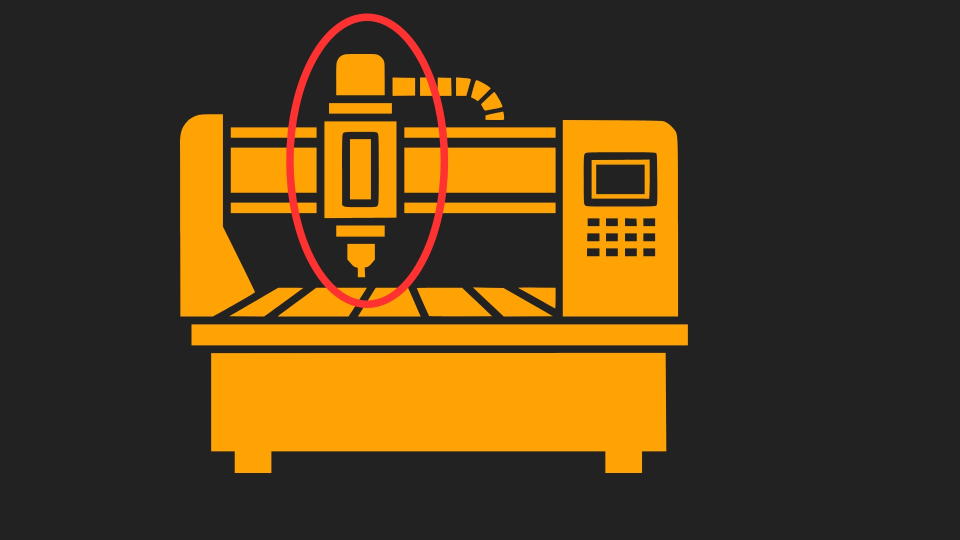
#> input picture decks/mira-launch/assets/mira-print.jpg, 1920 x 1080 px (shown at 1/2 size)
$ python extract_palette.py ../../../decks/mira-launch/assets/mira-print.jpg
#> lines starting #> are read from the running program, lines starting #| are printed output that depends on the picture
#!/usr/bin/env python3
"""
Extrai as cores dominantes de uma imagem usando K-Means clustering.

Uso:
    python extract_palette.py <caminho_da_imagem> [--colors 6] [--format hex|rgb|json]

Saída:
    Lista de cores dominantes ordenadas por frequência.
"""

import sys
import json
import argparse
from pathlib import Path


def extract_palette(image_path: str, n_colors: int = 6) -> list[dict]:
    """Extrai cores dominantes usando K-Means."""
#> called with n_colors = 6
    from PIL import Image
    import numpy as np

    img = Image.open(image_path).convert("RGB")
#> img is the input picture: PIL image 1920x1080 RGB; mean R, G, B 86.1, 63.2, 27.4

    # Redimensionar para acelerar o clustering
    max_dim = 200
    if max(img.size) > max_dim:
        ratio = max_dim / max(img.size)
#> ratio = 0.104
        new_size = (int(img.size[0] * ratio), int(img.size[1] * ratio))
#> new_size = (200, 112)
        img = img.resize(new_size, Image.LANCZOS)
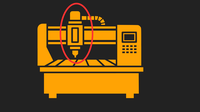
#> img: PIL image 200x112 RGB; mean R, G, B 85.3, 63.2, 27.4

    pixels = np.array(img).reshape(-1, 3).astype(float)

    # K-Means simples (sem sklearn para menos dependências)
    # Inicializar centroids aleatoriamente
    np.random.seed(42)
    indices = np.random.choice(len(pixels), n_colors, replace=False)
#> indices = [11830, 8573, 6586, 9234, 16570, 10319]
    centroids = pixels[indices].copy()
#> centroids = [[34, 34, 34], [34, 34, 34], [34, 34, 34], [34, 34, 34], [34, 34, 34], [252, 161, 4]]

    for _ in range(20):  # iterações
        # Atribuir cada pixel ao centroid mais próximo
        distances = np.sqrt(((pixels[:, np.newaxis] - centroids[np.newaxis]) ** 2).sum(axis=2))
        labels = distances.argmin(axis=1)

        # Atualizar centroids
        new_centroids = np.array([
            pixels[labels == k].mean(axis=0) if (labels == k).sum() > 0 else centroids[k]
            for k in range(n_colors)
        ])

        if np.allclose(centroids, new_centroids, atol=1):
            break
        centroids = new_centroids

    # Calcular proporção de cada cor
    unique, counts = np.unique(labels, return_counts=True)
#> unique = [0, 1, 2, 3, 4, 5]; counts = [1064, 335, 550, 652, 15477, 4322]
    total = counts.sum()
#> total = 22400

    palette = []
    for idx in np.argsort(-counts):  # ordenar por frequência
        k = unique[idx]
        r, g, b = centroids[k].astype(int)
        proportion = counts[idx] / total
        palette.append({
            "r": int(r), "g": int(g), "b": int(b),
            "hex": f"#{r:02x}{g:02x}{b:02x}",
            "rgb": f"rgb({r},{g},{b})",
            "proportion": round(float(proportion), 4),
        })
#> this loop made 6 passes
#> (idx, k, r, g, b, proportion) on passes 1, 2, 3, 5, 6: (4, 4, 34, 34, 33, 0.691), (5, 5, 253, 163, 4, 0.193), (0, 0, 193, 107, 21, 0.0475), (2, 2, 106, 70, 26, 0.0246), (1, 1, 11, 19, 35, 0.015)
#> (k, r, g, b, proportion) on pass 4: (3, 22, 27, 34, 0.0291)
#> after the loop, palette = 6 items

    return palette


def main():
    parser = argparse.ArgumentParser(description="Extrai paleta de cores de imagem")
    parser.add_argument("image_path", help="Caminho da imagem")
    parser.add_argument("--colors", "-n", type=int, default=6,
                        help="Número de cores dominantes (default: 6)")
    parser.add_argument("--format", choices=["hex", "rgb", "json"], default="json",
                        help="Formato de saída (default: json)")
    args = parser.parse_args()

    path = Path(args.image_path)
    if not path.exists():
        print(f"[ERRO] Arquivo não encontrado: {path}", file=sys.stderr)
        sys.exit(1)

    palette = extract_palette(str(path), args.colors)
#> palette = 6 items

    if args.format == "json":
        print(json.dumps(palette, indent=2))
#> (printed output is left out)
    elif args.format == "hex":
        for color in palette:
            print(f"{color['hex']}  ({color['proportion']*100:.1f}%)")
    elif args.format == "rgb":
        for color in palette:
            print(f"{color['rgb']}  ({color['proportion']*100:.1f}%)")


if __name__ == "__main__":
    main()
